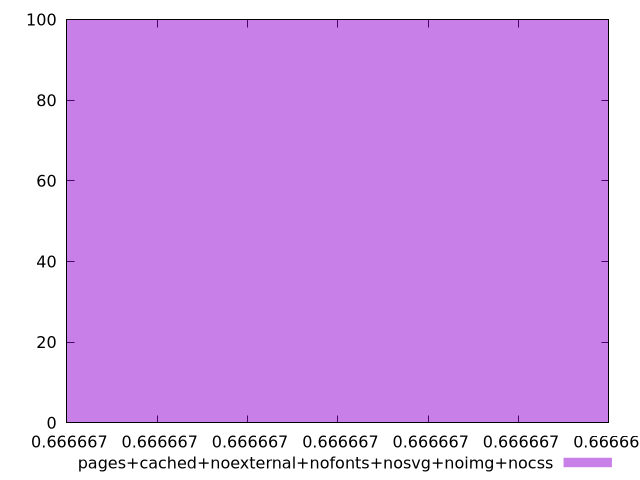

This chart was generated by the following gnuplot code:
$_pagesCachedNoexternalNofontsNosvgNoimgNocss <<EOF
0.6666666666666667 100
EOF
set key outside below
set terminal pngcairo
set output "report_00004_2020-11-02T20-21-41.718Z/uses-text-compression/pages+cached+noexternal+nofonts+nosvg+noimg+nocss//hist.png"
set yrange [0:100]
set boxwidth 6.052287179021177e-16
set style fill transparent solid 0.5 noborder
plot $_pagesCachedNoexternalNofontsNosvgNoimgNocss title "pages+cached+noexternal+nofonts+nosvg+noimg+nocss" with boxes ,
